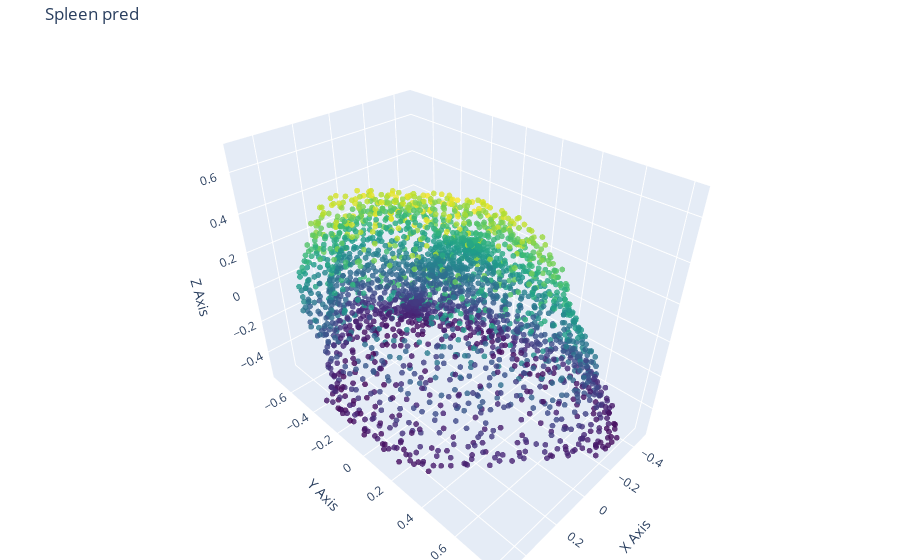

Notebook cell for this chart:
### Markdown cell above
## Visualizing the results

### Code cell
visualize_cloud(output, title = "Spleen pred")

### Figure 1 — Plotly figure (JSON) as saved in the notebook; plotly's stock layout.template omitted (floating-point values rounded to 4 significant figures; data arrays with more than 128 entries replaced by an {"elided": "..."} marker saying what was removed)
{"data": [{"marker": {"color": {"elided": "6144 float values"}, "colorscale": [[0, "#440154"], [0.1111, "#482878"], [0.2222, "#3e4989"], [0.3333, "#31688e"], [0.4444, "#26828e"], [0.5556, "#1f9e89"], [0.6667, "#35b779"], [0.7778, "#6ece58"], [0.8889, "#b5de2b"], [1, "#fde725"]], "opacity": 0.8, "size": 2}, "mode": "markers", "type": "scatter3d", "x": {"elided": "6144 float values"}, "y": {"elided": "6144 float values"}, "z": {"elided": "6144 float values"}}], "layout": {"autosize": true, "margin": {"b": 0, "l": 0, "r": 0, "t": 40}, "scene": {"aspectmode": "auto", "aspectratio": {"x": 0.8029, "y": 1.247, "z": 0.9986}, "xaxis": {"title": {"text": "X Axis"}, "type": "linear"}, "yaxis": {"title": {"text": "Y Axis"}, "type": "linear"}, "zaxis": {"title": {"text": "Z Axis"}, "type": "linear"}}, "title": {"text": "Spleen pred"}}}
